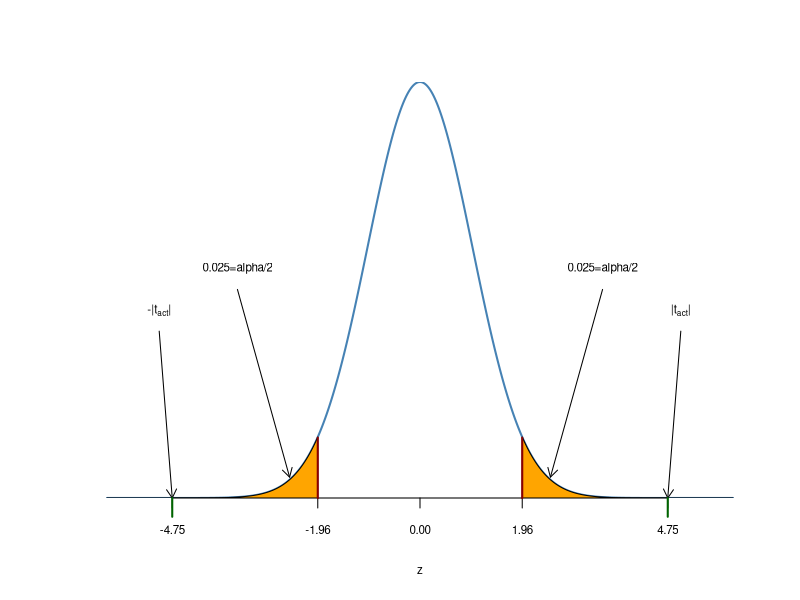
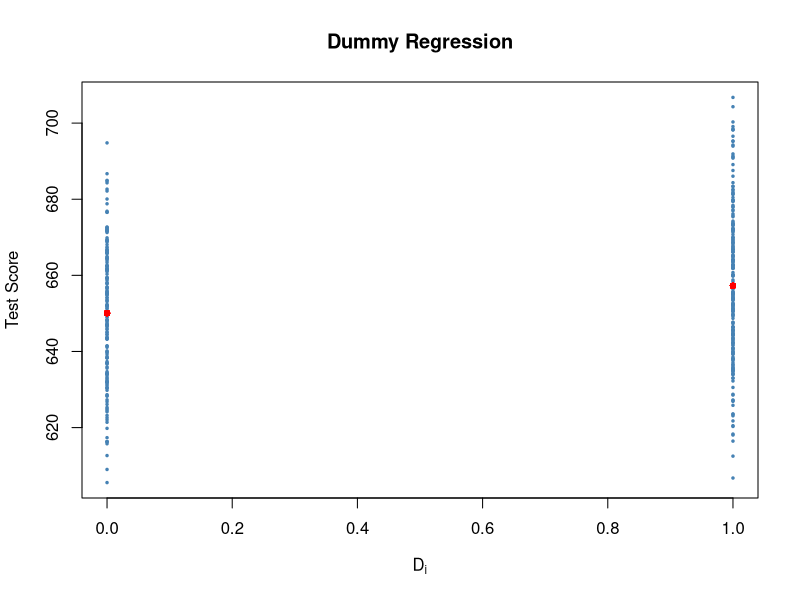
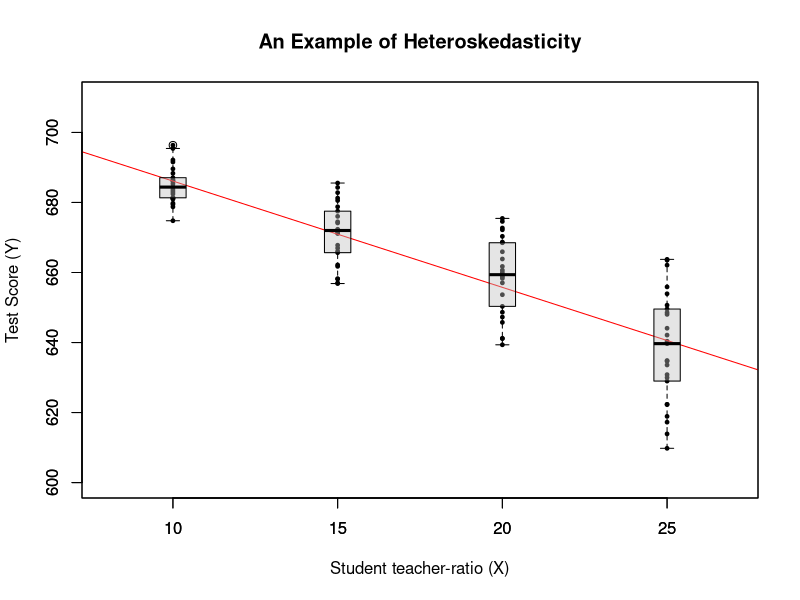
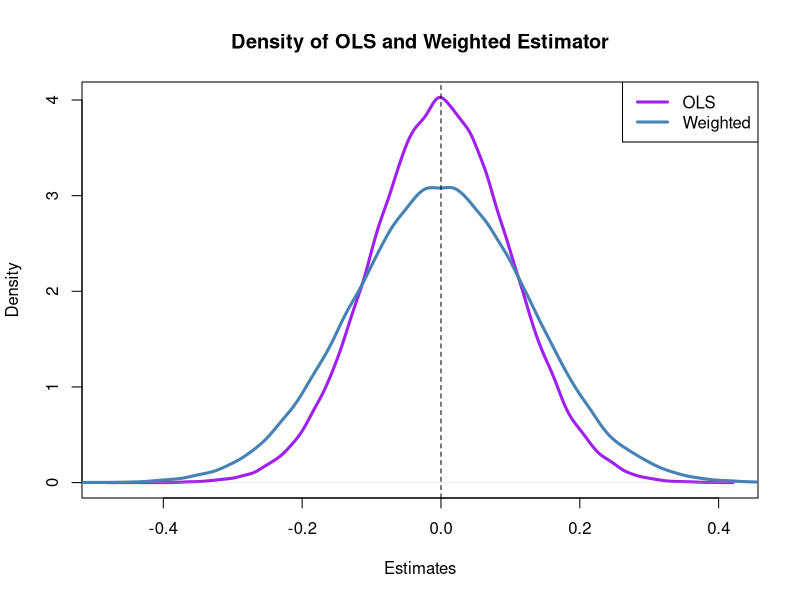

Here is the R script that generated these plots, in order:
## ---- chunk 1
library(AER)
data(CASchools)
CASchools$size     <- CASchools$students/CASchools$teachers     # class size
CASchools$score    <- (CASchools$read + CASchools$math)/2       # average test-score
linear_model <- lm(score ~ size, data = CASchools)              # estimate the model

summary(linear_model)$coefficients
## ---- chunk 2
# Plot the standard normal density
z <- seq(-6,6,0.01)
tact <- -4.75
plot(z, dnorm(z,0,1), type = "l", col="steelblue", lwd=2, yaxs="i", bty = "n", axes=F, ylab = "", cex.lab=0.7)
axis(1, at = c(0,-1.96,1.96,-tact,tact), cex.axis=0.7)

# Shade the critical regions
polygon(c(-6,seq(-6,-1.96,0.01),-1.96),c(0,dnorm(seq(-6,-1.96,0.01)),0),col='orange')
polygon(c(1.96,seq(1.96,6,0.01),6),c(0,dnorm(seq(1.96,6,0.01)),0),col='orange')

# Add arrows and text indicating critical regions and the p-value
arrows(-3.5,0.2,-2.5,0.02, length = 0.1)
arrows(3.5,0.2,2.5,0.02, length = 0.1)

arrows(-5,0.16,-4.75,0, length = 0.1)
arrows(5,0.16,4.75,0, length = 0.1)

text(-3.5,0.22, labels = paste("0.025=",expression(alpha),"/2",sep = ""), cex = 0.7)
text(3.5,0.22, labels = paste("0.025=",expression(alpha),"/2",sep = ""), cex = 0.7)

text(-5,0.18, labels = expression(paste("-|",t[act],"|")), cex = 0.7)
text(5,0.18, labels = expression(paste("|",t[act],"|")), cex = 0.7)

# Add ticks indicating critical values at the 0.05-level, t^act and -t^act 
rug(c(-1.96,1.96), ticksize  = 0.145, lwd = 2, col = "darkred")
rug(c(-tact,tact), ticksize  = -0.0451, lwd = 2, col = "darkgreen")

## ---- chunk 3
confint(linear_model)
## ---- chunk 4
# Create the dummy variable as defined above
for (i in 1:nrow(CASchools)) {
  if (CASchools$size[i] < 20) { 
    CASchools$D[i] <- 1
    } else {
      CASchools$D[i] <- 0
    }
  }
dummy_model <- lm(score ~ D, data = CASchools)
# Plot the data
plot(CASchools$D, CASchools$score, 
     pch=20, cex=0.5 ,col="Steelblue",
     xlab=expression(D[i]), ylab="Test Score",
     main = "Dummy Regression"
     )
points(CASchools$D, predict(dummy_model), col="red", pch=20)
## ---- chunk 5
dummy_model <- lm(score ~ D, data = CASchools)
summary(dummy_model)
## ---- chunk 6
confint(dummy_model)
## ---- chunk 7
library(scales)

# Genrate some heteroskedastic data

set.seed(123) 
x <- rep(c(10,15,20,25),each=25)
e <- rnorm(100, sd=12)                
i <- order(runif(100, max=dnorm(e, sd=12))) 
y <- 720 - 3.3 * x + e[rev(i)]

# Estimate the model 
mod <- lm(y ~ x)

# Plot the data

plot(x, y, main="An Example of Heteroskedasticity",
     xlab = "Student teacher-ratio (X)",
     ylab = "Test Score (Y)",
     cex=0.5, pch=19, xlim=c(8,27), ylim=c(600,710))

# Add the regression line to the plot
abline(mod, col="red")

# Add boxplots to the plot
boxplot(y~x, add=TRUE, at=c(10,15,20,25), col=alpha("gray", 0.4), border="black")
## ---- chunk 8
# Store model summary in 'mod'
model <- summary(linear_model)

# Extract the standard error of the regression from model summary
SER <- model$sigma

# Compute the variation in 'size'
V <- (nrow(CASchools)-1)*var(CASchools$size)

# Compute the standard error of the slope parameter's estimator and print it
SE.beta_1.hat <- sqrt(SER^2/V); SE.beta_1.hat

# Use logical operators to see if the value computed by hand matches the one provided 
# in mod$coefficients. Round estimates to four decimal places.

round(model$coefficients[2,2],4) == round(SE.beta_1.hat,4)

## ---- chunk 9
library(sandwich)

vcov <- vcovHC(linear_model, type = "HC0")
vcov
## ---- chunk 10
robust_se <- sqrt(diag(vcov))
robust_se
## ---- chunk 11
# We invoke the function `coeftest()` on our model. Further we specify in the argument `vcov.`
# that the Eicker-Huber-White estimator "HC0" is used.

coeftest(linear_model, vcov. = vcovHC(linear_model, type = "HC0"))
## ---- chunk 12

# Set sample size and number of repititions

n <- 100      
reps <- 1e5

# Choose epsilon and create a vector of weights as defined above

epsilon <- 0.8
w <- c( rep((1+epsilon)/n,n/2), rep((1-epsilon)/n,n/2) )

# Draw a random sample y_1,...,y_N from the standard normal distribution, 
# use both estimators 1e5 times and store the result in vectors ols and 
# weightedestimator

ols <- rep(NA,reps)
weightedestimator <- rep(NA,reps)

for (i in 1:reps)
{
  y <- rnorm(n)
  ols[i] <- mean(y)
  weightedestimator[i] <- crossprod(w,y)
}

# Plot kernel density estimates of the estimators distribution 

# OLS
plot(density(ols), col="purple", lwd=3, main="Density of OLS and Weighted Estimator", xlab="Estimates")

# Weighted
lines(density(weightedestimator), col="steelblue", lwd=3) 

# Add a dashed line at 0 and a legend
abline(v=0, lty=2)
legend('topright', c("OLS","Weighted"), col=c("purple","steelblue"), lwd=3)
